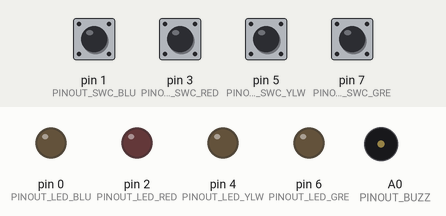
Bench run of a sketch on a simulated Arduino Uno, built with avr-gcc and run on an emulated ATmega328P. Parts: output pins drawn as LEDs (lit = HIGH), buzzer (waves = sounding). Dashed ring = blinking. Inputs (shaded band) come from the test bench; at power-on: pin 1 (PINOUT_SWC_BLU), pin 3 (PINOUT_SWC_RED), pin 5 (PINOUT_SWC_YLW), pin 7 (PINOUT_SWC_GRE) HIGH. Random numbers use the default seed unless the sketch sets one.

Above: at 2.9 s.
3.0 s: pin 7 (PINOUT_SWC_GRE) pulled LOW for 0.15 s
At 3.6 s:
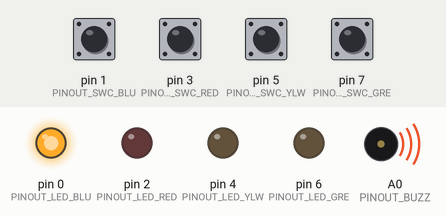
5.4 s: pin 1 (PINOUT_SWC_BLU) pulled LOW for 0.15 s
At 6.86 s:
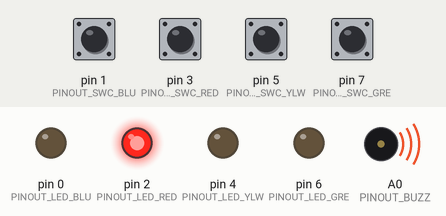
8.5 s: pin 3 (PINOUT_SWC_RED) pulled LOW for 0.15 s
At 8.62 s:
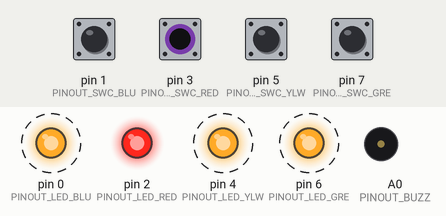
11.5 s: pin 5 (PINOUT_SWC_YLW) pulled LOW for 0.15 s
At 11.62 s:
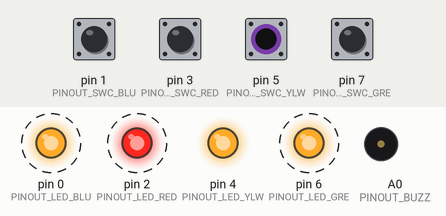
14.6 s: pin 5 (PINOUT_SWC_YLW) pulled LOW for 1 s
At 15.49 s:
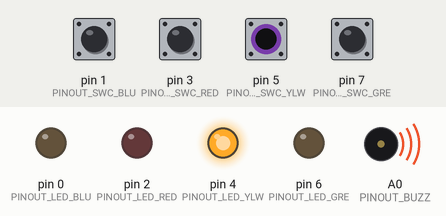
17.7 s: pin 1 (PINOUT_SWC_BLU) pulled LOW for 1 s
At 17.82 s:
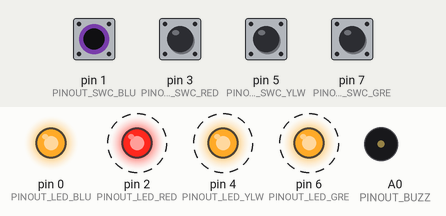
Timing chart, 0 to 21.7 s (numbered marks = the images above; inputs shaded):
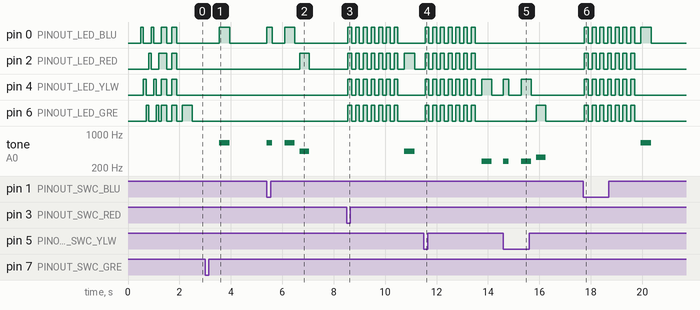

The sketch:

simon.ino
```cpp
#include <math.h>
#define MAX(a, b) ((a) > (b) ? (a) : (b))

#define CFG_DEBOUNCE_DELAY 200
#define CFG_MAX_GAME_LEN 512
#define CFG_DIFF_MIN 50
#define CFG_DIFF_CURVE 15

#define PINOUT_LED_BLU 0
#define PINOUT_SWC_BLU 1
#define PINOUT_LED_RED 2
#define PINOUT_SWC_RED 3
#define PINOUT_LED_YLW 4
#define PINOUT_SWC_YLW 5
#define PINOUT_LED_GRE 6
#define PINOUT_SWC_GRE 7
#define PINOUT_BUZZ A0
#define PINOUT_NOISE A1

#define TONE_BLU 659.26
#define TONE_YLW 277.18
#define TONE_RED 440.00
#define TONE_GRE 329.62

const int clockwise_leds[] = { PINOUT_LED_BLU, PINOUT_LED_YLW, PINOUT_LED_GRE, PINOUT_LED_RED };
const int clockwise_buttons[] = { PINOUT_SWC_BLU, PINOUT_SWC_YLW, PINOUT_SWC_GRE, PINOUT_SWC_RED };
const int clockwise_tones[] = { TONE_BLU, TONE_YLW, TONE_GRE, TONE_RED };

#define CFG_BN_COUNT 4
unsigned long bn_timings[CFG_BN_COUNT], led_timeouts[CFG_BN_COUNT];
unsigned char bn_state[CFG_BN_COUNT], bn_state_old[CFG_BN_COUNT], led_state[CFG_BN_COUNT];

unsigned long ignore_input_timing;
unsigned char ignore_input;

#define QUARTER_TL 0
#define QUARTER_TR 1
#define QUARTER_BL 2
#define QUARTER_BR 3

int turn_number, enter_number;
int combination[CFG_MAX_GAME_LEN];

typedef struct {
	unsigned char index;
	bool down;
	unsigned long timestamp;
} bn_event;

void generate_combination() {
	for (int i = 0; i < CFG_MAX_GAME_LEN; i++)
		combination[i] = random(4);
}

void all_leds(unsigned char state) {
	digitalWrite(PINOUT_LED_BLU, state);
	digitalWrite(PINOUT_LED_GRE, state);
	digitalWrite(PINOUT_LED_RED, state);
	digitalWrite(PINOUT_LED_YLW, state);
}

void boot_animation() {
	for (int i = 0; i < 8; i++) {
		digitalWrite(clockwise_leds[i % 4], HIGH);
		delay(100);
		digitalWrite(clockwise_leds[i % 4], LOW);
	}
	for (int i = 0; i < 2; i++) {
		all_leds(HIGH);
		delay(200);
		all_leds(LOW);
		delay(200);
	}
}

void setup() {
	pinMode(PINOUT_LED_RED, OUTPUT);
	pinMode(PINOUT_LED_GRE, OUTPUT);
	pinMode(PINOUT_LED_YLW, OUTPUT);
	pinMode(PINOUT_LED_BLU, OUTPUT);

	pinMode(PINOUT_BUZZ, OUTPUT);

	pinMode(PINOUT_SWC_RED, INPUT_PULLUP);
	pinMode(PINOUT_SWC_GRE, INPUT_PULLUP);
	pinMode(PINOUT_SWC_YLW, INPUT_PULLUP);
	pinMode(PINOUT_SWC_BLU, INPUT_PULLUP);

	pinMode(PINOUT_NOISE, INPUT); // random noise voor RNG
	randomSeed(analogRead(PINOUT_NOISE));

	delay(500);

	boot_animation();

	// laat de groene led knipperen tot de gebruiker die knop
	// indrukt om het spel te laten beginnen
	for (;;) {
		digitalWrite(PINOUT_LED_GRE, millis() % 1000 < 500);
		if(!digitalRead(PINOUT_SWC_GRE)) break;
	}

	generate_combination();

	digitalWrite(PINOUT_LED_GRE, 0);
	delay(500);

	simon_says();
}

/**
 * @brief difficulty calculator
 *
 * de uitvoer van deze functie wordt gebruikt om de timing van de simon_says()
 * functie te berekenen. de timing is 2 * x voor de 'aan' periode, en x voor de
 * tijd tussen de 'aan' periode's. x is de uitvoer van deze functie in
 * milliseconden.
 */
unsigned int difficulty() {
	/**
	 * resultaat van max(200 * 0.5^(x/a), b) waar
	 * x = lengte van huidige combinatie
	 * a = hoe snel het spel lastiger wordt
	 * en b = maximale lastigheid
	 *
	 * lagere waardes = lastiger
	 */
	return MAX((int)(200 * pow(0.5, (float) turn_number / CFG_DIFF_CURVE)), CFG_DIFF_MIN);
}

/** @brief laat de combinatie zien die moet worden nagespeeld */
void simon_says() {
	ignore_input = true;
	for (int i = 0; i <= turn_number; i++)
		beep_quarter(combination[i]);
	ignore_input = false;
}

void beep_quarter(unsigned char quarter) {
	unsigned int diff = difficulty();

	digitalWrite(clockwise_leds[quarter], HIGH);
	tone(PINOUT_BUZZ, clockwise_tones[quarter]);
	delay(2 * diff);

	digitalWrite(clockwise_leds[quarter], LOW);
	noTone(PINOUT_BUZZ);
	delay(diff);
}

void bn_scan() {
	memcpy(&bn_state_old, bn_state, sizeof(bn_state_old));
	memset(&bn_state, 0, sizeof(bn_state));

	for (int i = 0; i < CFG_BN_COUNT; i++)
		bn_state[i] = !digitalRead(clockwise_buttons[i]);
}

void bad_press_routine() {
	ignore_input = true;

	unsigned long until = millis() + 2e3;
	while (millis() < until) {
		unsigned long offset = until - millis();
		all_leds(offset % 300 < 150);
		tone(PINOUT_BUZZ, 500 - (offset % 500));
	}
	noTone(PINOUT_BUZZ);
	all_leds(LOW);

	turn_number = 0;
	enter_number = 0;
	generate_combination();
	delay(200);

	simon_says();

	ignore_input = false;
}

/** @brief wordt uitgevoerd voor elke toetsaanslag */
void check_press(int index) {
	// verkeerde toets ingedrukt
	if (combination[enter_number] != index) {
		bad_press_routine();
		return;
	}

	// als alle toetsen in de goede volgorde zijn ingetoetst
	if(enter_number == turn_number) {
		turn_number++;

		// zorg dat er geen index out of bounds error kan gebeuren door uit te gaan
		if (turn_number == CFG_MAX_GAME_LEN) {
			all_leds(LOW);
			for(;;) {}
		}

		// laat de nieuwe combinatie zien
		enter_number = 0;
		delay(200);
		all_leds(LOW);
		delay(500);
		simon_says();
		return;
	}

	// als nog niet alle toetsen ingetoetst zijn
	enter_number++;
}

void bn_onevent(bn_event ev) {
	// stop gelijk als ignore_input aan is of het een key up event is
	if (ignore_input || !ev.down) return;

	// debounce correctie
	bool bounce = bn_timings[ev.index] + CFG_DEBOUNCE_DELAY > millis();
	bn_timings[ev.index] = ev.timestamp;
	if (bounce) return;

	// als er een toets ingedrukt wordt
	led_set_timeout(ev.index, 200);
	tone(PINOUT_BUZZ, clockwise_tones[ev.index], 200);
	ignore_input_for(200);

	check_press(ev.index);
}

void bn_event_gen() {
	for(int i = 0; i < CFG_BN_COUNT; i++) {
		if (bn_state[i] == bn_state_old[i]) continue;

		bn_event event = {
			.index = (unsigned char) i,
			.down = bn_state[i],
			.timestamp = millis()
		};

		bn_onevent(event);
	}
}

/** @brief helper voor timeout variabelen */
void set_timeout(unsigned char *state_ref, unsigned long *timeout_ref, unsigned long duration_millis) {
	*timeout_ref = millis() + duration_millis;
	*state_ref = 1;
}

void led_set_timeout(unsigned int led, unsigned long duration_millis) {
	set_timeout(&led_state[led], &led_timeouts[led], duration_millis);
	digitalWrite(clockwise_leds[led], HIGH);
}

void ignore_input_for(unsigned long duration_millis) {
	set_timeout(&ignore_input, &ignore_input_timing, duration_millis);
}

/** @brief update alle timers */
void timer_update() {
	unsigned long current_time = millis();

	// led update
	for (int i = 0; i < CFG_BN_COUNT; i++) {
		if (led_timeouts[i] > current_time) continue;
		if (led_state[i] == 0) continue;
		led_state[i] = 0;
		digitalWrite(clockwise_leds[i], LOW);
	}

	// input ignore mode
	if (ignore_input == 1 && current_time > ignore_input_timing) ignore_input = 0;
}

void loop() {
	bn_scan();
	bn_event_gen();
	timer_update();
}
```

Measured:
- after the input at 3.0 s, pin 0 (PINOUT_LED_BLU): LOW → HIGH after 0.55 s, → LOW 0.40 s later; tone on A0 (PINOUT_BUZZ): silent → 659 Hz after 0.55 s, → silent 0.40 s later
- after the input at 5.4 s, pin 0 (PINOUT_LED_BLU): LOW → HIGH at once, → LOW 0.20 s later, → HIGH 0.50 s later, → LOW 0.38 s later; pin 2 (PINOUT_LED_RED): LOW → HIGH after 1.3 s, → LOW 0.38 s later; tone on A0 (PINOUT_BUZZ): plays 659 Hz for 0.20 s, 659 Hz for 0.38 s, 440 Hz for 0.38 s, starting at once
- after the input at 8.5 s, pin 0 (PINOUT_LED_BLU): alternates HIGH for 0.15 s and LOW for 0.15 s, 14 changes in all, then stays LOW, starting after 0.05 s; pin 2 (PINOUT_LED_RED): goes 6 × (HIGH 0.15 s, LOW 0.15 s), HIGH 0.15 s, LOW 0.25 s, HIGH 0.40 s, then LOW, starting after 0.05 s
- after the input at 11.5 s, pin 0 (PINOUT_LED_BLU), pin 2 (PINOUT_LED_RED): alternates HIGH for 0.15 s and LOW for 0.15 s, 14 changes in all, then stays LOW, starting after 0.05 s
- after the input at 14.6 s, pin 4 (PINOUT_LED_YLW): LOW → HIGH at once, → LOW 0.20 s later, → HIGH 0.50 s later, → LOW 0.38 s later; pin 6 (PINOUT_LED_GRE): LOW → HIGH after 1.3 s, → LOW 0.38 s later; tone on A0 (PINOUT_BUZZ): plays 277 Hz for 0.20 s, 277 Hz for 0.38 s, 329 Hz for 0.38 s, starting at once
- after the input at 17.7 s, pin 0 (PINOUT_LED_BLU): goes 6 × (HIGH 0.15 s, LOW 0.15 s), HIGH 0.15 s, LOW 0.25 s, HIGH 0.40 s, then LOW, starting after 0.05 s; pin 2 (PINOUT_LED_RED): alternates HIGH for 0.15 s and LOW for 0.15 s, 14 changes in all, then stays LOW, starting after 0.05 s
